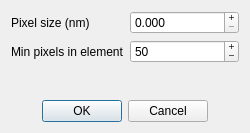
<?xml version="1.0" encoding="UTF-8"?>
<ui version="4.0">
 <class>ThresholdAnalysisConfig</class>
 <widget class="QDialog" name="ThresholdAnalysisConfig">
  <property name="geometry">
   <rect>
    <x>0</x>
    <y>0</y>
    <width>250</width>
    <height>133</height>
   </rect>
  </property>
  <property name="windowTitle">
   <string>Dialog</string>
  </property>
  <layout class="QVBoxLayout" name="verticalLayout">
   <item>
    <layout class="QFormLayout" name="formLayout">
     <item row="0" column="0">
      <widget class="QLabel" name="pixelSizeLabel">
       <property name="text">
        <string>Pixel size (nm)</string>
       </property>
      </widget>
     </item>
     <item row="1" column="0">
      <widget class="QLabel" name="minPixelsLabel">
       <property name="text">
        <string>Min pixels in element</string>
       </property>
      </widget>
     </item>
     <item row="1" column="1">
      <widget class="QSpinBox" name="minPixelsInput">
       <property name="buttonSymbols">
        <enum>QAbstractSpinBox::PlusMinus</enum>
       </property>
       <property name="maximum">
        <number>999999</number>
       </property>
       <property name="value">
        <number>50</number>
       </property>
      </widget>
     </item>
     <item row="0" column="1">
      <widget class="QDoubleSpinBox" name="pixelSizeInput">
       <property name="buttonSymbols">
        <enum>QAbstractSpinBox::PlusMinus</enum>
       </property>
       <property name="decimals">
        <number>3</number>
       </property>
       <property name="maximum">
        <double>999999.000000000000000</double>
       </property>
      </widget>
     </item>
    </layout>
   </item>
   <item>
    <widget class="QDialogButtonBox" name="buttonBox">
     <property name="orientation">
      <enum>Qt::Horizontal</enum>
     </property>
     <property name="standardButtons">
      <set>QDialogButtonBox::Cancel|QDialogButtonBox::Ok</set>
     </property>
     <property name="centerButtons">
      <bool>true</bool>
     </property>
    </widget>
   </item>
  </layout>
 </widget>
 <resources/>
 <connections>
  <connection>
   <sender>buttonBox</sender>
   <signal>accepted()</signal>
   <receiver>ThresholdAnalysisConfig</receiver>
   <slot>accept()</slot>
   <hints>
    <hint type="sourcelabel">
     <x>248</x>
     <y>254</y>
    </hint>
    <hint type="destinationlabel">
     <x>157</x>
     <y>274</y>
    </hint>
   </hints>
  </connection>
  <connection>
   <sender>buttonBox</sender>
   <signal>rejected()</signal>
   <receiver>ThresholdAnalysisConfig</receiver>
   <slot>reject()</slot>
   <hints>
    <hint type="sourcelabel">
     <x>316</x>
     <y>260</y>
    </hint>
    <hint type="destinationlabel">
     <x>286</x>
     <y>274</y>
    </hint>
   </hints>
  </connection>
 </connections>
</ui>
